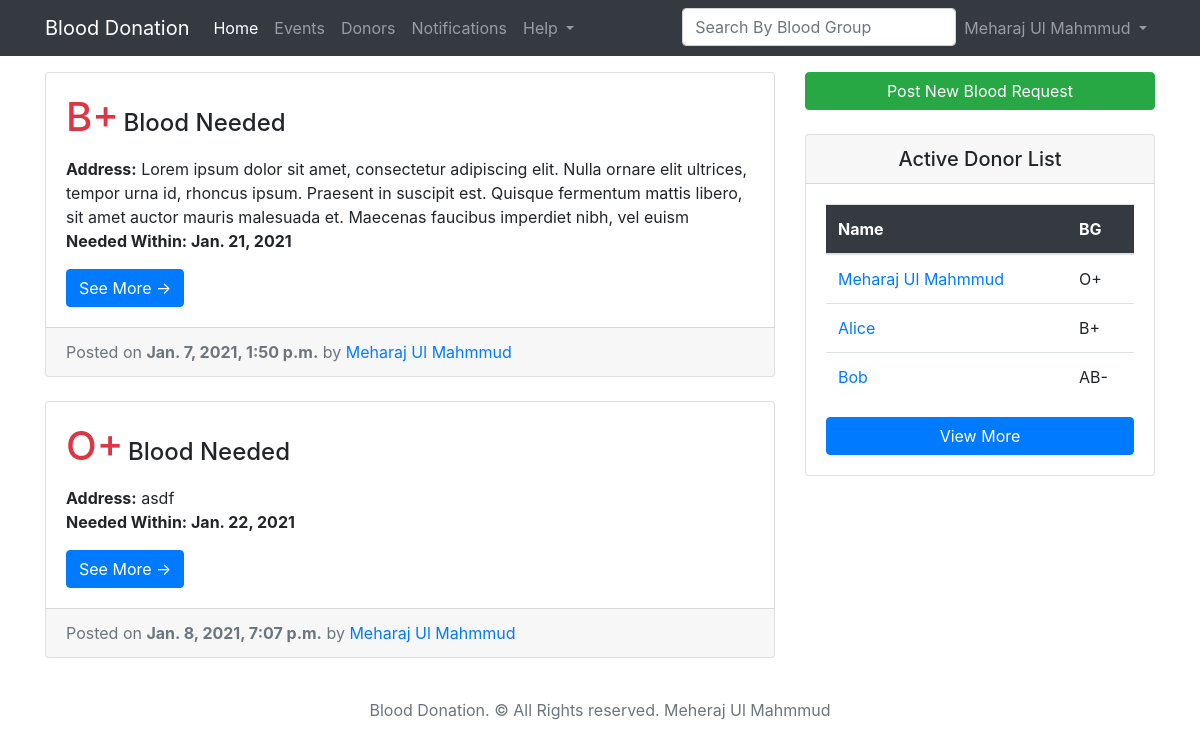
The app's page / (signed in) with its own data.
### user/models.py (models this page shows, shortened)
class User(AbstractBaseUser):
    email = models.EmailField(max_length=255, unique=True)
    name = models.CharField(max_length=255)
    date_joined = models.DateTimeField(auto_now_add=True)
    is_active = models.BooleanField(default=True)
    is_staff = models.BooleanField(default=False)
    is_admin = models.BooleanField(default=False)
    USERNAME_FIELD = 'email'
    REQUIRED_FIELDS = ['name']  # Email & Password are required by default.
    objects = MyUserManager()

class ProfileModel(models.Model):
    GENDER_CHOICES = [
        ('Male', 'Male'),
        ('Female', 'Female'),
    ]
    BLOOD_GROUP_CHOICES = [
        ('A+', 'A+'),
        ('A-', 'A-'),
        ('B+', 'B+'),
        ('B-', 'B-'),
        ('AB+', 'AB+'),
        ('AB-', 'AB-'),
        ('O+', 'O+'),
        ('O-', 'O-'),
    ]
    user = models.OneToOneField(User, null=True, on_delete=models.CASCADE)
    image = models.ImageField(null=True, blank=True)
    address = models.TextField(max_length=255, null=True, blank=True)
    birth_date = models.DateField(null=True, blank=True)
    phone = models.CharField(max_length=255, null=True, blank=True)
    gender = models.CharField(max_length=255, choices=GENDER_CHOICES, null=True, blank=True)
    blood_group = models.CharField(max_length=255, choices=BLOOD_GROUP_CHOICES, null=True, blank=True)
    last_donation_date = models.DateField(null=True, blank=True)

### blood_request/models.py (models this page shows)
class RequestModel(models.Model):
    BLOOD_GROUP_CHOICES = [
        ('A+', 'A+'),
        ('A-', 'A-'),
        ('B+', 'B+'),
        ('B-', 'B-'),
        ('AB+', 'AB+'),
        ('AB-', 'AB-'),
        ('O+', 'O+'),
        ('O-', 'O-'),
    ]
    user = models.ForeignKey('user.User', null=True, on_delete=models.CASCADE)
    address = models.TextField(max_length=255)
    needed_within = models.DateField()
    phone = models.CharField(max_length=20)
    blood_group = models.CharField(max_length=255, choices=BLOOD_GROUP_CHOICES)
    note = models.TextField(blank=True, null=True)
    posted_on = models.DateTimeField(auto_now_add=True)
    def __str__(self):
        return str(self.user.name)

### blood_request/views.py (the view)
# urls.py: path('', home_view, name='home'),
@login_required(login_url='login')
def home_view(request):
    user = request.user
    profiles = ProfileModel.objects.exclude(blood_group=None)
    request_list = RequestModel.objects.all()
    search_keyword = request.GET.get('q')
    if search_keyword is not None:
        request_list = RequestModel.objects.filter(Q(blood_group__icontains=search_keyword)).order_by('-posted_on')
    context = {
        'user': user,
        'profiles': profiles,
        'request_list': request_list
    }
    return render(request, 'request/index.html', context)

### blood_request/templates/request/index.html (shortened to what this page needs)
{% extends "request/base.html" %}
{% block content %}
<div class="col-md-8">
    {% if request_list %}
    {% for request_item in request_list %}
    <div class="card mb-4 mt-4">
        <div class="card-body">
            <p>
                <span class="card-title h1 text-danger">{{ request_item.blood_group }}</span>
                <span class="h4"> Blood Needed</span>
            </p>
            <p class="card-text">
                <b>Address:</b> {{ request_item.address }}<br/>
                <b>Needed Within: {{ request_item.needed_within }}</b> <br/>
            </p>
            <a class="btn btn-primary rounded" href="{% url 'request-detail' request_item.id %}">See More &rarr;</a>
        </div>
        <div class="card-footer text-muted">
            Posted on <b>{{ request_item.posted_on }}</b> by
            <span class="text-info mr-2"><a
                    href="{% url 'profile' request_item.user.id %}">{{ request_item.user.name }}</a></span>
        </div>
    </div>
    {% endfor%}
    {% else %}
    <p class="mt-5 text-muted">No requests found.</p>
    {% endif %}
</div>
<div class="col-md-4 mt-4">
    <a class="btn btn-success btn-block rounded" href="{% url 'create-request' %}">Post New Blood Request</a>
    {% if user.is_authenticated %}
    <div class="card my-4">
        <h5 class="card-header text-center">Active Donor List</h5>
        <div class="card-body">
            <table class="table table-hover">
                <thead class="bg-dark text-white">
                <tr>
                    <th>Name</th>
                    <th>BG</th>
                </tr>
                </thead>
                {% for profile in profiles %}
                <tr>
                    <td><a href="{% url 'profile' profile.user.id %}" class="card-link">{{ profile.user.name }}</a></td>
                    <td>{{ profile.blood_group }}</td>
                </tr>
                {% endfor %}
            </table>
            <a class="btn btn-primary btn-block" href="{% url 'donors' %}">View More</a>
        </div>
    </div>
    {% endif %}
</div>
{% endblock %}

### blood_request/templates/request/base.html (shortened to what this page needs)
<!DOCTYPE html>
{% load static %}
<html lang="en">
<head>
    <link href="https://stackpath.bootstrapcdn.com/bootstrap/4.5.2/css/bootstrap.min.css"
 rel="stylesheet">
</head>
<body>
<nav class="navbar navbar-expand-lg navbar-dark bg-dark fixed-top">
    <div class="container">
        <a class="navbar-brand" href="{% url 'home' %}">Blood Donation</a>
        <div class="collapse navbar-collapse" id="navbarResponsive">
            <ul class="navbar-nav">
                {% if user.is_authenticated %}
                <li class="nav-item">
                    <a class="nav-link active" href="{% url 'home' %}">Home</a>
                </li>
                <li class="nav-item">
                    <a class="nav-link" href="{% url 'event-home' %}">Events</a>
                </li>
                <li class="nav-item">
                    <a class="nav-link" href="{% url 'donors' %}">Donors</a>
                </li>
                <li class="nav-item">
                    <a class="nav-link" href="{% url 'notification' %}">Notifications</a>
                </li>
                <li class="nav-item dropdown">
                    <a aria-expanded="false" aria-haspopup="true" class="nav-link dropdown-toggle"
                       data-toggle="dropdown"
                       href="#" id="navbarDropdownMenuLink" role="button">
                        Help
                    </a>
                </li>
                {% endif %}
            </ul>
            <ul class="navbar-nav ml-auto">
                <li class="nav-item">
                    <form method="GET">
                        <input class="form-control" type="text" id="id_q" name="q" placeholder="Search By Blood Group"
                               >
                    </form>
                </li>
                <li class="nav-item dropdown">
                    <a aria-expanded="false" aria-haspopup="true" class="nav-link dropdown-toggle"
                       data-toggle="dropdown"
                       href="#" id="navbarDropdownMenuLink2" role="button">
                        {{ request.user.name }}
                    </a>
                </li>
            </ul>
        </div>
    </div>
</nav>
<br/>
<br/>
<main class="flex-shrink-0" role="main">
    <div class="container">
        <div class="row">
            {% block content %}
            {% endblock %}
        </div>
    </div>
</main>
<footer class="footer mt-auto py-3">
    <div class="container text-center">
        <span class="text-muted">Blood Donation. © All Rights reserved. Meheraj Ul Mahmmud</span>
    </div>
</footer>
</body>
</html>

### records on screen
User: user.name "Meharaj Ul Mahmmud"
RequestModel: blood_group "B+", address "Lorem ipsum dolor sit amet, consectetur adipiscing elit. Nulla ornare elit ultrices, tempor urna id, rhoncus ipsum. Praesent in suscipit est. Quisque fermentum mattis libero, sit amet auctor mauris malesuada et. Maecenas faucibus imperdiet nibh, vel euism", needed_within "Jan. 21, 2021", posted_on "Jan. 7, 2021, 1:50 p.m.", user.name "Meharaj Ul Mahmmud"
RequestModel: blood_group "O+", address "asdf", needed_within "Jan. 22, 2021", posted_on "Jan. 8, 2021, 7:07 p.m.", user.name "Meharaj Ul Mahmmud"
ProfileModel: user.name "Meharaj Ul Mahmmud", blood_group "O+"
ProfileModel: user.name "Alice", blood_group "B+"
ProfileModel: user.name "Bob", blood_group "AB-"
